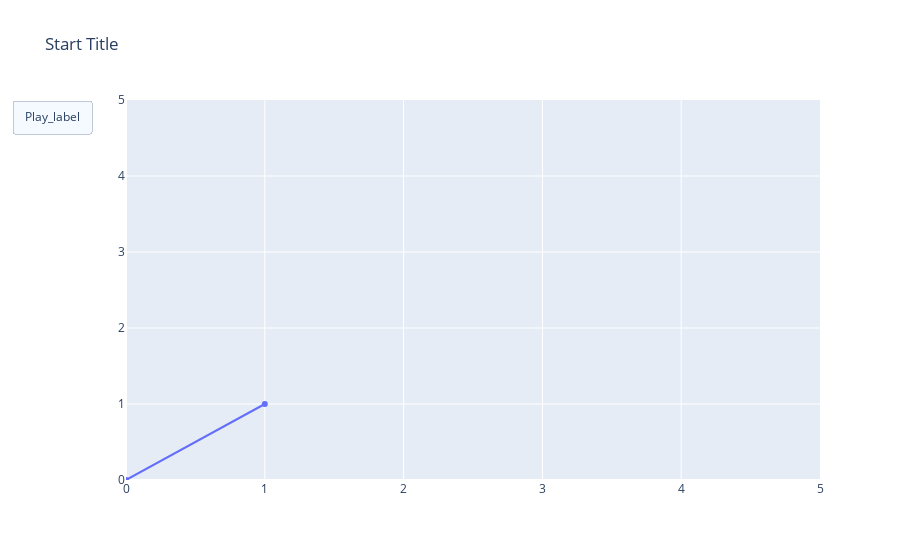

Notebook cell for this chart:
### Code cell
import plotly.graph_objects as go

fig = go.Figure(
    data=[go.Scatter(x=[0, 1], y=[0, 1])],
    layout=go.Layout(
        xaxis=dict(range=[0, 5], autorange=False),
        yaxis=dict(range=[0, 5], autorange=False),
        title="Start Title",
        updatemenus=[dict(
            type="buttons",
            buttons=[dict(label="Play_label",
                          method="animate",
                          args=[None])])]
    ),
    frames=[go.Frame(data=[go.Scatter(x=[1, 2], y=[1, 2])]),
            go.Frame(data=[go.Scatter(x=[1, 4], y=[1, 4])]),
            go.Frame(data=[go.Scatter(x=[3, 4], y=[3, 4])],
                     layout=go.Layout(title_text="End Title"))]
)

fig.show()

### Figure 1 — Plotly figure (JSON) as saved in the notebook; plotly's stock layout.template omitted (floating-point values rounded to 4 significant figures)
{"data": [{"type": "scatter", "x": [0, 1], "y": [0, 1]}], "layout": {"title": {"text": "Start Title"}, "updatemenus": [{"buttons": [{"args": [], "label": "Play_label", "method": "animate"}], "type": "buttons"}], "xaxis": {"autorange": false, "range": [0, 5]}, "yaxis": {"autorange": false, "range": [0, 5]}}}
